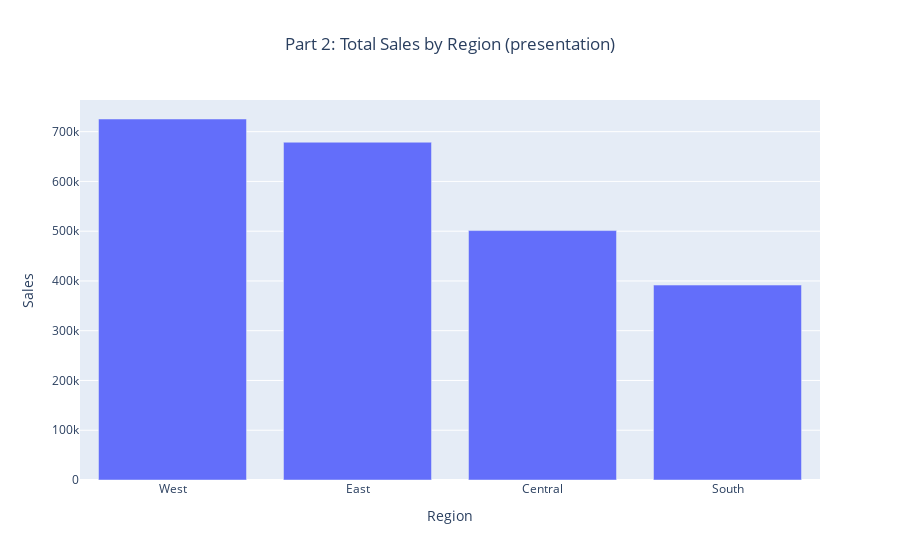

The notebook cell saved with this chart:
### Markdown cell above
# Part 2

### Code cell
#print title
print('Part 2: Total Sales and Profit by Region')

#reading the data
df_p2 = pd.read_excel('Sample - Superstore.xlsx')

#clean the data to just have region, sales, and profit
df_p2 = df_p2[['Region', 'Sales', 'Profit']]

#grouping the data by region
df_grouped_p2=df_p2.groupby('Region', as_index=True)[['Sales', 'Profit']].sum().reset_index()
print(df_grouped_p2.shape)
print(df_grouped_p2)

#sorting the data
df_sorted_ss = df_grouped_p2.sort_values(by='Sales', ascending=False)

#create the vertical bar plot with white background and title in the middle
fig = px.bar(df_sorted_ss, x=df_sorted_ss.Region, y='Sales', title='Part 2: Total Sales by Region (presentation)')
fig.update_layout(title_x=0.5)
fig.show()

### Figure 1 — Plotly figure (JSON) as saved in the notebook; plotly's stock layout.template omitted (floating-point values rounded to 4 significant figures)
{"data": [{"hovertemplate": "Region=%{x}<br>Sales=%{y}<extra></extra>", "legendgroup": "", "marker": {"color": "#636efa", "pattern": {"shape": ""}}, "name": "", "orientation": "v", "showlegend": false, "textposition": "auto", "type": "bar", "x": ["West", "East", "Central", "South"], "xaxis": "x", "y": [725500.0, 678800.0, 501200.0, 391700.0], "yaxis": "y"}], "layout": {"barmode": "relative", "legend": {"tracegroupgap": 0}, "title": {"text": "Part 2: Total Sales by Region (presentation)", "x": 0.5}, "xaxis": {"anchor": "y", "domain": [0, 1], "title": {"text": "Region"}}, "yaxis": {"anchor": "x", "domain": [0, 1], "title": {"text": "Sales"}}}}
